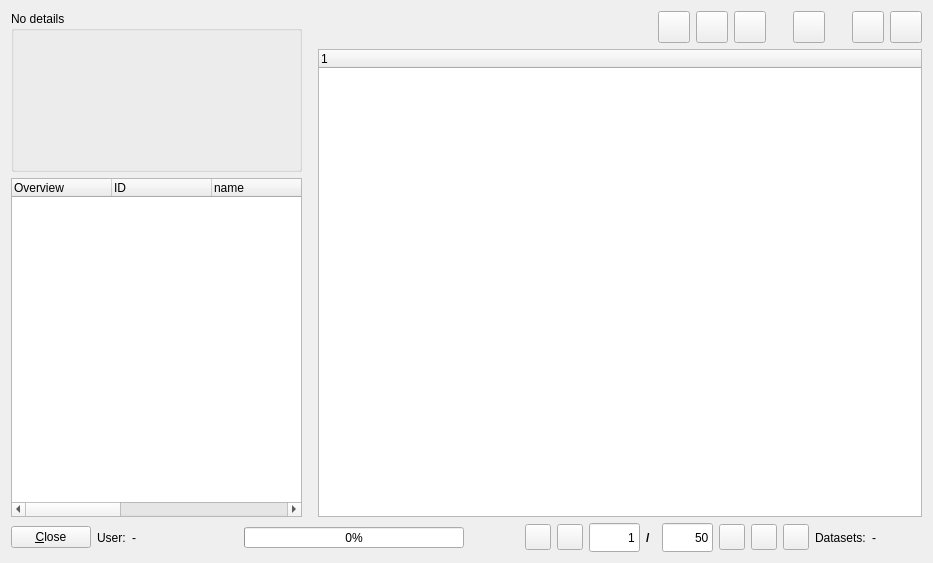
<?xml version="1.0" encoding="UTF-8"?>
<ui version="4.0">
 <class>accountsfrm</class>
 <widget class="QWidget" name="accountsfrm">
  <property name="geometry">
   <rect>
    <x>0</x>
    <y>0</y>
    <width>933</width>
    <height>563</height>
   </rect>
  </property>
  <property name="windowTitle">
   <string>Browse accounts...</string>
  </property>
  <property name="windowIcon">
   <iconset resource="../resources/images/first4.qrc">
    <normaloff>:/kcalc.png</normaloff>:/kcalc.png</iconset>
  </property>
  <layout class="QGridLayout" name="gridLayout">
   <item row="0" column="0" rowspan="2">
    <layout class="QVBoxLayout">
     <item>
      <layout class="QHBoxLayout"/>
     </item>
     <item>
      <widget class="QStackedWidget" name="mainstack">
       <property name="sizePolicy">
        <sizepolicy hsizetype="Fixed" vsizetype="Fixed">
         <horstretch>0</horstretch>
         <verstretch>0</verstretch>
        </sizepolicy>
       </property>
       <property name="minimumSize">
        <size>
         <width>301</width>
         <height>161</height>
        </size>
       </property>
       <property name="maximumSize">
        <size>
         <width>301</width>
         <height>161</height>
        </size>
       </property>
       <property name="currentIndex">
        <number>0</number>
       </property>
       <widget class="QWidget" name="page">
        <widget class="QGroupBox" name="groupBox">
         <property name="geometry">
          <rect>
           <x>0</x>
           <y>0</y>
           <width>291</width>
           <height>161</height>
          </rect>
         </property>
         <property name="title">
          <string>No details</string>
         </property>
        </widget>
       </widget>
       <widget class="QWidget" name="page_2">
        <widget class="QGroupBox" name="groupBox_2">
         <property name="geometry">
          <rect>
           <x>0</x>
           <y>0</y>
           <width>291</width>
           <height>161</height>
          </rect>
         </property>
         <property name="title">
          <string>Overview</string>
         </property>
         <widget class="Line" name="line1">
          <property name="geometry">
           <rect>
            <x>10</x>
            <y>60</y>
            <width>271</width>
            <height>16</height>
           </rect>
          </property>
          <property name="frameShape">
           <enum>QFrame::HLine</enum>
          </property>
          <property name="frameShadow">
           <enum>QFrame::Sunken</enum>
          </property>
         </widget>
         <widget class="QLabel" name="lblcurr1">
          <property name="geometry">
           <rect>
            <x>250</x>
            <y>20</y>
            <width>40</width>
            <height>18</height>
           </rect>
          </property>
          <property name="font">
           <font>
            <pointsize>9</pointsize>
            <weight>75</weight>
            <bold>true</bold>
           </font>
          </property>
          <property name="text">
           <string>-</string>
          </property>
          <property name="wordWrap">
           <bool>false</bool>
          </property>
         </widget>
         <widget class="QLabel" name="tot">
          <property name="geometry">
           <rect>
            <x>120</x>
            <y>80</y>
            <width>111</width>
            <height>18</height>
           </rect>
          </property>
          <property name="font">
           <font>
            <pointsize>9</pointsize>
            <weight>75</weight>
            <bold>true</bold>
           </font>
          </property>
          <property name="text">
           <string>-</string>
          </property>
          <property name="alignment">
           <set>Qt::AlignRight|Qt::AlignTrailing|Qt::AlignVCenter</set>
          </property>
          <property name="wordWrap">
           <bool>false</bool>
          </property>
         </widget>
         <widget class="QLabel" name="lbl_6">
          <property name="geometry">
           <rect>
            <x>10</x>
            <y>80</y>
            <width>75</width>
            <height>18</height>
           </rect>
          </property>
          <property name="text">
           <string>Saldo:</string>
          </property>
          <property name="wordWrap">
           <bool>false</bool>
          </property>
         </widget>
         <widget class="QLabel" name="totout">
          <property name="geometry">
           <rect>
            <x>120</x>
            <y>40</y>
            <width>111</width>
            <height>18</height>
           </rect>
          </property>
          <property name="font">
           <font>
            <pointsize>9</pointsize>
            <weight>75</weight>
            <bold>true</bold>
           </font>
          </property>
          <property name="text">
           <string>-</string>
          </property>
          <property name="alignment">
           <set>Qt::AlignRight|Qt::AlignTrailing|Qt::AlignVCenter</set>
          </property>
          <property name="wordWrap">
           <bool>false</bool>
          </property>
         </widget>
         <widget class="QLabel" name="lblcurr2">
          <property name="geometry">
           <rect>
            <x>250</x>
            <y>40</y>
            <width>40</width>
            <height>18</height>
           </rect>
          </property>
          <property name="font">
           <font>
            <pointsize>9</pointsize>
            <weight>75</weight>
            <bold>true</bold>
           </font>
          </property>
          <property name="text">
           <string>-</string>
          </property>
          <property name="wordWrap">
           <bool>false</bool>
          </property>
         </widget>
         <widget class="QLabel" name="lblcurr3">
          <property name="geometry">
           <rect>
            <x>250</x>
            <y>80</y>
            <width>40</width>
            <height>18</height>
           </rect>
          </property>
          <property name="font">
           <font>
            <pointsize>9</pointsize>
            <weight>75</weight>
            <bold>true</bold>
           </font>
          </property>
          <property name="text">
           <string>-</string>
          </property>
          <property name="wordWrap">
           <bool>false</bool>
          </property>
         </widget>
         <widget class="QLabel" name="lbl_6_2">
          <property name="geometry">
           <rect>
            <x>10</x>
            <y>20</y>
            <width>120</width>
            <height>18</height>
           </rect>
          </property>
          <property name="text">
           <string>Incomes:</string>
          </property>
          <property name="wordWrap">
           <bool>false</bool>
          </property>
         </widget>
         <widget class="QLabel" name="totin">
          <property name="geometry">
           <rect>
            <x>120</x>
            <y>20</y>
            <width>111</width>
            <height>18</height>
           </rect>
          </property>
          <property name="font">
           <font>
            <pointsize>9</pointsize>
            <weight>75</weight>
            <bold>true</bold>
           </font>
          </property>
          <property name="text">
           <string>-</string>
          </property>
          <property name="alignment">
           <set>Qt::AlignRight|Qt::AlignTrailing|Qt::AlignVCenter</set>
          </property>
          <property name="wordWrap">
           <bool>false</bool>
          </property>
         </widget>
         <widget class="QLabel" name="lbl_6_3">
          <property name="geometry">
           <rect>
            <x>10</x>
            <y>40</y>
            <width>120</width>
            <height>18</height>
           </rect>
          </property>
          <property name="text">
           <string>Expenditures:</string>
          </property>
          <property name="wordWrap">
           <bool>false</bool>
          </property>
         </widget>
        </widget>
       </widget>
       <widget class="QWidget" name="Seite">
        <widget class="QGroupBox" name="groupBox_3">
         <property name="geometry">
          <rect>
           <x>0</x>
           <y>0</y>
           <width>291</width>
           <height>161</height>
          </rect>
         </property>
         <property name="title">
          <string>Account overview</string>
         </property>
         <widget class="QLabel" name="lblaccountnr">
          <property name="geometry">
           <rect>
            <x>92</x>
            <y>44</y>
            <width>190</width>
            <height>18</height>
           </rect>
          </property>
          <property name="minimumSize">
           <size>
            <width>190</width>
            <height>16</height>
           </size>
          </property>
          <property name="font">
           <font>
            <pointsize>9</pointsize>
            <weight>75</weight>
            <bold>true</bold>
           </font>
          </property>
          <property name="text">
           <string>-</string>
          </property>
          <property name="wordWrap">
           <bool>false</bool>
          </property>
         </widget>
         <widget class="QLabel" name="lblname">
          <property name="geometry">
           <rect>
            <x>92</x>
            <y>20</y>
            <width>190</width>
            <height>18</height>
           </rect>
          </property>
          <property name="minimumSize">
           <size>
            <width>190</width>
            <height>16</height>
           </size>
          </property>
          <property name="font">
           <font>
            <pointsize>9</pointsize>
            <weight>75</weight>
            <bold>true</bold>
           </font>
          </property>
          <property name="text">
           <string>-</string>
          </property>
          <property name="wordWrap">
           <bool>false</bool>
          </property>
         </widget>
         <widget class="QLabel" name="lblbank">
          <property name="geometry">
           <rect>
            <x>92</x>
            <y>68</y>
            <width>190</width>
            <height>18</height>
           </rect>
          </property>
          <property name="minimumSize">
           <size>
            <width>190</width>
            <height>16</height>
           </size>
          </property>
          <property name="font">
           <font>
            <pointsize>9</pointsize>
            <weight>75</weight>
            <bold>true</bold>
           </font>
          </property>
          <property name="text">
           <string>-</string>
          </property>
          <property name="wordWrap">
           <bool>false</bool>
          </property>
         </widget>
         <widget class="QLabel" name="lblclearing">
          <property name="geometry">
           <rect>
            <x>92</x>
            <y>92</y>
            <width>190</width>
            <height>18</height>
           </rect>
          </property>
          <property name="minimumSize">
           <size>
            <width>190</width>
            <height>16</height>
           </size>
          </property>
          <property name="font">
           <font>
            <pointsize>9</pointsize>
            <weight>75</weight>
            <bold>true</bold>
           </font>
          </property>
          <property name="text">
           <string>-</string>
          </property>
          <property name="wordWrap">
           <bool>false</bool>
          </property>
         </widget>
         <widget class="QLabel" name="lblcurrency">
          <property name="geometry">
           <rect>
            <x>92</x>
            <y>120</y>
            <width>190</width>
            <height>18</height>
           </rect>
          </property>
          <property name="minimumSize">
           <size>
            <width>190</width>
            <height>16</height>
           </size>
          </property>
          <property name="font">
           <font>
            <pointsize>9</pointsize>
            <weight>75</weight>
            <bold>true</bold>
           </font>
          </property>
          <property name="text">
           <string>-</string>
          </property>
          <property name="wordWrap">
           <bool>false</bool>
          </property>
         </widget>
         <widget class="QLabel" name="lbl_2">
          <property name="geometry">
           <rect>
            <x>10</x>
            <y>44</y>
            <width>76</width>
            <height>18</height>
           </rect>
          </property>
          <property name="sizePolicy">
           <sizepolicy hsizetype="Fixed" vsizetype="Fixed">
            <horstretch>0</horstretch>
            <verstretch>0</verstretch>
           </sizepolicy>
          </property>
          <property name="text">
           <string>Account-Nr.:</string>
          </property>
          <property name="wordWrap">
           <bool>false</bool>
          </property>
         </widget>
         <widget class="QLabel" name="lbl_5">
          <property name="geometry">
           <rect>
            <x>10</x>
            <y>120</y>
            <width>60</width>
            <height>18</height>
           </rect>
          </property>
          <property name="sizePolicy">
           <sizepolicy hsizetype="Fixed" vsizetype="Fixed">
            <horstretch>0</horstretch>
            <verstretch>0</verstretch>
           </sizepolicy>
          </property>
          <property name="minimumSize">
           <size>
            <width>60</width>
            <height>16</height>
           </size>
          </property>
          <property name="text">
           <string>Currency</string>
          </property>
          <property name="wordWrap">
           <bool>false</bool>
          </property>
         </widget>
         <widget class="QLabel" name="lbl_4">
          <property name="geometry">
           <rect>
            <x>10</x>
            <y>92</y>
            <width>71</width>
            <height>18</height>
           </rect>
          </property>
          <property name="sizePolicy">
           <sizepolicy hsizetype="Fixed" vsizetype="Fixed">
            <horstretch>0</horstretch>
            <verstretch>0</verstretch>
           </sizepolicy>
          </property>
          <property name="text">
           <string>Clearing:</string>
          </property>
          <property name="wordWrap">
           <bool>false</bool>
          </property>
         </widget>
         <widget class="QLabel" name="lbl">
          <property name="geometry">
           <rect>
            <x>10</x>
            <y>20</y>
            <width>40</width>
            <height>18</height>
           </rect>
          </property>
          <property name="sizePolicy">
           <sizepolicy hsizetype="Fixed" vsizetype="Fixed">
            <horstretch>0</horstretch>
            <verstretch>0</verstretch>
           </sizepolicy>
          </property>
          <property name="text">
           <string>Name:</string>
          </property>
          <property name="wordWrap">
           <bool>false</bool>
          </property>
         </widget>
         <widget class="QLabel" name="lbl_3">
          <property name="geometry">
           <rect>
            <x>10</x>
            <y>68</y>
            <width>35</width>
            <height>18</height>
           </rect>
          </property>
          <property name="sizePolicy">
           <sizepolicy hsizetype="Fixed" vsizetype="Fixed">
            <horstretch>0</horstretch>
            <verstretch>0</verstretch>
           </sizepolicy>
          </property>
          <property name="text">
           <string>Bank:</string>
          </property>
          <property name="wordWrap">
           <bool>false</bool>
          </property>
         </widget>
        </widget>
       </widget>
      </widget>
     </item>
     <item>
      <widget class="QTreeWidget" name="treeindex">
       <property name="maximumSize">
        <size>
         <width>291</width>
         <height>16777215</height>
        </size>
       </property>
       <column>
        <property name="text">
         <string>Overview</string>
        </property>
       </column>
       <column>
        <property name="text">
         <string>ID</string>
        </property>
       </column>
       <column>
        <property name="text">
         <string>name</string>
        </property>
       </column>
       <column>
        <property name="text">
         <string>AccountNr</string>
        </property>
       </column>
       <column>
        <property name="text">
         <string>Bank</string>
        </property>
       </column>
       <column>
        <property name="text">
         <string>Clearing</string>
        </property>
       </column>
       <column>
        <property name="text">
         <string>Currency</string>
        </property>
       </column>
       <column>
        <property name="text">
         <string>Permissions</string>
        </property>
       </column>
      </widget>
     </item>
    </layout>
   </item>
   <item row="0" column="1">
    <layout class="QHBoxLayout">
     <item>
      <spacer>
       <property name="orientation">
        <enum>Qt::Horizontal</enum>
       </property>
       <property name="sizeHint" stdset="0">
        <size>
         <width>188</width>
         <height>17</height>
        </size>
       </property>
      </spacer>
     </item>
     <item>
      <layout class="QGridLayout">
       <item row="0" column="0">
        <widget class="QPushButton" name="btnnew">
         <property name="sizePolicy">
          <sizepolicy hsizetype="Fixed" vsizetype="Fixed">
           <horstretch>0</horstretch>
           <verstretch>0</verstretch>
          </sizepolicy>
         </property>
         <property name="minimumSize">
          <size>
           <width>32</width>
           <height>32</height>
          </size>
         </property>
         <property name="maximumSize">
          <size>
           <width>32</width>
           <height>32</height>
          </size>
         </property>
         <property name="text">
          <string/>
         </property>
         <property name="icon">
          <iconset resource="../resources/images/first4.qrc">
           <normaloff>:/filenew.png</normaloff>:/filenew.png</iconset>
         </property>
        </widget>
       </item>
       <item row="0" column="1">
        <widget class="QPushButton" name="btnedit">
         <property name="sizePolicy">
          <sizepolicy hsizetype="Fixed" vsizetype="Fixed">
           <horstretch>0</horstretch>
           <verstretch>0</verstretch>
          </sizepolicy>
         </property>
         <property name="minimumSize">
          <size>
           <width>32</width>
           <height>32</height>
          </size>
         </property>
         <property name="maximumSize">
          <size>
           <width>32</width>
           <height>32</height>
          </size>
         </property>
         <property name="text">
          <string/>
         </property>
         <property name="icon">
          <iconset resource="../resources/images/first4.qrc">
           <normaloff>:/kfind.png</normaloff>:/kfind.png</iconset>
         </property>
        </widget>
       </item>
       <item row="0" column="2">
        <widget class="QPushButton" name="btndelete">
         <property name="sizePolicy">
          <sizepolicy hsizetype="Fixed" vsizetype="Fixed">
           <horstretch>0</horstretch>
           <verstretch>0</verstretch>
          </sizepolicy>
         </property>
         <property name="minimumSize">
          <size>
           <width>32</width>
           <height>32</height>
          </size>
         </property>
         <property name="maximumSize">
          <size>
           <width>32</width>
           <height>32</height>
          </size>
         </property>
         <property name="text">
          <string/>
         </property>
         <property name="icon">
          <iconset resource="../resources/images/first4.qrc">
           <normaloff>:/trashcan_empty.png</normaloff>:/trashcan_empty.png</iconset>
         </property>
        </widget>
       </item>
       <item row="0" column="3">
        <spacer>
         <property name="orientation">
          <enum>Qt::Horizontal</enum>
         </property>
         <property name="sizeType">
          <enum>QSizePolicy::Fixed</enum>
         </property>
         <property name="sizeHint" stdset="0">
          <size>
           <width>21</width>
           <height>20</height>
          </size>
         </property>
        </spacer>
       </item>
       <item row="0" column="4">
        <widget class="QPushButton" name="btnprint">
         <property name="sizePolicy">
          <sizepolicy hsizetype="Fixed" vsizetype="Fixed">
           <horstretch>0</horstretch>
           <verstretch>0</verstretch>
          </sizepolicy>
         </property>
         <property name="minimumSize">
          <size>
           <width>32</width>
           <height>32</height>
          </size>
         </property>
         <property name="maximumSize">
          <size>
           <width>32</width>
           <height>32</height>
          </size>
         </property>
         <property name="text">
          <string/>
         </property>
         <property name="icon">
          <iconset resource="../resources/images/first4.qrc">
           <normaloff>:/fileprint.png</normaloff>:/fileprint.png</iconset>
         </property>
        </widget>
       </item>
       <item row="0" column="5">
        <spacer>
         <property name="orientation">
          <enum>Qt::Horizontal</enum>
         </property>
         <property name="sizeType">
          <enum>QSizePolicy::Fixed</enum>
         </property>
         <property name="sizeHint" stdset="0">
          <size>
           <width>21</width>
           <height>20</height>
          </size>
         </property>
        </spacer>
       </item>
       <item row="0" column="6">
        <widget class="QPushButton" name="btntransfer">
         <property name="sizePolicy">
          <sizepolicy hsizetype="Fixed" vsizetype="Fixed">
           <horstretch>0</horstretch>
           <verstretch>0</verstretch>
          </sizepolicy>
         </property>
         <property name="minimumSize">
          <size>
           <width>32</width>
           <height>32</height>
          </size>
         </property>
         <property name="maximumSize">
          <size>
           <width>32</width>
           <height>32</height>
          </size>
         </property>
         <property name="text">
          <string/>
         </property>
         <property name="icon">
          <iconset resource="../resources/images/first4.qrc">
           <normaloff>:/impexp.png</normaloff>:/impexp.png</iconset>
         </property>
        </widget>
       </item>
       <item row="0" column="7">
        <widget class="QPushButton" name="btncomplete">
         <property name="sizePolicy">
          <sizepolicy hsizetype="Fixed" vsizetype="Fixed">
           <horstretch>0</horstretch>
           <verstretch>0</verstretch>
          </sizepolicy>
         </property>
         <property name="minimumSize">
          <size>
           <width>32</width>
           <height>32</height>
          </size>
         </property>
         <property name="maximumSize">
          <size>
           <width>32</width>
           <height>32</height>
          </size>
         </property>
         <property name="text">
          <string/>
         </property>
         <property name="icon">
          <iconset resource="../resources/images/first4.qrc">
           <normaloff>:/button_ok.png</normaloff>:/button_ok.png</iconset>
         </property>
        </widget>
       </item>
      </layout>
     </item>
    </layout>
   </item>
   <item row="1" column="1">
    <widget class="QTreeWidget" name="treemain">
     <property name="contextMenuPolicy">
      <enum>Qt::CustomContextMenu</enum>
     </property>
     <property name="selectionMode">
      <enum>QAbstractItemView::ExtendedSelection</enum>
     </property>
     <column>
      <property name="text">
       <string>1</string>
      </property>
     </column>
    </widget>
   </item>
   <item row="2" column="0" colspan="2">
    <layout class="QHBoxLayout" name="horizontalLayout_2">
     <item>
      <layout class="QHBoxLayout">
       <item>
        <widget class="QPushButton" name="btnclose">
         <property name="text">
          <string>&amp;Close</string>
         </property>
         <property name="icon">
          <iconset resource="../resources/images/first4.qrc">
           <normaloff>:/fileclose.png</normaloff>:/fileclose.png</iconset>
         </property>
        </widget>
       </item>
       <item>
        <widget class="QLabel" name="label">
         <property name="text">
          <string>User:</string>
         </property>
        </widget>
       </item>
       <item>
        <widget class="QLabel" name="lbluser">
         <property name="text">
          <string>-</string>
         </property>
        </widget>
       </item>
       <item>
        <spacer>
         <property name="orientation">
          <enum>Qt::Horizontal</enum>
         </property>
         <property name="sizeHint" stdset="0">
          <size>
           <width>40</width>
           <height>20</height>
          </size>
         </property>
        </spacer>
       </item>
       <item>
        <widget class="QProgressBar" name="progbar">
         <property name="sizePolicy">
          <sizepolicy hsizetype="Fixed" vsizetype="Fixed">
           <horstretch>0</horstretch>
           <verstretch>0</verstretch>
          </sizepolicy>
         </property>
         <property name="minimumSize">
          <size>
           <width>220</width>
           <height>0</height>
          </size>
         </property>
         <property name="maximumSize">
          <size>
           <width>16777215</width>
           <height>21</height>
          </size>
         </property>
         <property name="value">
          <number>0</number>
         </property>
        </widget>
       </item>
      </layout>
     </item>
     <item>
      <layout class="QHBoxLayout" name="horizontalLayout">
       <item>
        <spacer>
         <property name="orientation">
          <enum>Qt::Horizontal</enum>
         </property>
         <property name="sizeHint" stdset="0">
          <size>
           <width>40</width>
           <height>20</height>
          </size>
         </property>
        </spacer>
       </item>
       <item>
        <widget class="QPushButton" name="btnfirst">
         <property name="sizePolicy">
          <sizepolicy hsizetype="Fixed" vsizetype="Fixed">
           <horstretch>0</horstretch>
           <verstretch>0</verstretch>
          </sizepolicy>
         </property>
         <property name="minimumSize">
          <size>
           <width>26</width>
           <height>26</height>
          </size>
         </property>
         <property name="maximumSize">
          <size>
           <width>26</width>
           <height>26</height>
          </size>
         </property>
         <property name="text">
          <string/>
         </property>
         <property name="icon">
          <iconset resource="../resources/images/first4.qrc">
           <normaloff>:/go-first.png</normaloff>:/go-first.png</iconset>
         </property>
         <property name="iconSize">
          <size>
           <width>12</width>
           <height>12</height>
          </size>
         </property>
        </widget>
       </item>
       <item>
        <widget class="QPushButton" name="btnprevious">
         <property name="sizePolicy">
          <sizepolicy hsizetype="Fixed" vsizetype="Fixed">
           <horstretch>0</horstretch>
           <verstretch>0</verstretch>
          </sizepolicy>
         </property>
         <property name="minimumSize">
          <size>
           <width>26</width>
           <height>26</height>
          </size>
         </property>
         <property name="maximumSize">
          <size>
           <width>26</width>
           <height>26</height>
          </size>
         </property>
         <property name="text">
          <string/>
         </property>
         <property name="icon">
          <iconset resource="../resources/images/first4.qrc">
           <normaloff>:/go-previous.png</normaloff>:/go-previous.png</iconset>
         </property>
         <property name="iconSize">
          <size>
           <width>12</width>
           <height>12</height>
          </size>
         </property>
        </widget>
       </item>
       <item>
        <widget class="QLineEdit" name="txtsqlfrom">
         <property name="sizePolicy">
          <sizepolicy hsizetype="Fixed" vsizetype="Fixed">
           <horstretch>51</horstretch>
           <verstretch>29</verstretch>
          </sizepolicy>
         </property>
         <property name="minimumSize">
          <size>
           <width>51</width>
           <height>29</height>
          </size>
         </property>
         <property name="maximumSize">
          <size>
           <width>51</width>
           <height>29</height>
          </size>
         </property>
         <property name="text">
          <string>1</string>
         </property>
         <property name="alignment">
          <set>Qt::AlignRight|Qt::AlignTrailing|Qt::AlignVCenter</set>
         </property>
        </widget>
       </item>
       <item>
        <widget class="QLabel" name="label_2">
         <property name="minimumSize">
          <size>
           <width>10</width>
           <height>0</height>
          </size>
         </property>
         <property name="maximumSize">
          <size>
           <width>10</width>
           <height>16777215</height>
          </size>
         </property>
         <property name="font">
          <font>
           <weight>75</weight>
           <bold>true</bold>
          </font>
         </property>
         <property name="text">
          <string>/</string>
         </property>
        </widget>
       </item>
       <item>
        <widget class="QLineEdit" name="txtsqlto">
         <property name="sizePolicy">
          <sizepolicy hsizetype="Fixed" vsizetype="Fixed">
           <horstretch>51</horstretch>
           <verstretch>29</verstretch>
          </sizepolicy>
         </property>
         <property name="minimumSize">
          <size>
           <width>51</width>
           <height>29</height>
          </size>
         </property>
         <property name="maximumSize">
          <size>
           <width>51</width>
           <height>29</height>
          </size>
         </property>
         <property name="text">
          <string>50</string>
         </property>
         <property name="alignment">
          <set>Qt::AlignRight|Qt::AlignTrailing|Qt::AlignVCenter</set>
         </property>
        </widget>
       </item>
       <item>
        <widget class="QPushButton" name="btnnext">
         <property name="sizePolicy">
          <sizepolicy hsizetype="Fixed" vsizetype="Fixed">
           <horstretch>0</horstretch>
           <verstretch>0</verstretch>
          </sizepolicy>
         </property>
         <property name="minimumSize">
          <size>
           <width>26</width>
           <height>26</height>
          </size>
         </property>
         <property name="maximumSize">
          <size>
           <width>26</width>
           <height>26</height>
          </size>
         </property>
         <property name="text">
          <string/>
         </property>
         <property name="icon">
          <iconset resource="../resources/images/first4.qrc">
           <normaloff>:/go-next.png</normaloff>:/go-next.png</iconset>
         </property>
         <property name="iconSize">
          <size>
           <width>12</width>
           <height>12</height>
          </size>
         </property>
        </widget>
       </item>
       <item>
        <widget class="QPushButton" name="btnlast">
         <property name="sizePolicy">
          <sizepolicy hsizetype="Fixed" vsizetype="Fixed">
           <horstretch>0</horstretch>
           <verstretch>0</verstretch>
          </sizepolicy>
         </property>
         <property name="minimumSize">
          <size>
           <width>26</width>
           <height>26</height>
          </size>
         </property>
         <property name="maximumSize">
          <size>
           <width>26</width>
           <height>26</height>
          </size>
         </property>
         <property name="text">
          <string/>
         </property>
         <property name="icon">
          <iconset resource="../resources/images/first4.qrc">
           <normaloff>:/go-last.png</normaloff>:/go-last.png</iconset>
         </property>
         <property name="iconSize">
          <size>
           <width>12</width>
           <height>12</height>
          </size>
         </property>
        </widget>
       </item>
       <item>
        <widget class="QPushButton" name="btnrefresh">
         <property name="sizePolicy">
          <sizepolicy hsizetype="Fixed" vsizetype="Fixed">
           <horstretch>0</horstretch>
           <verstretch>0</verstretch>
          </sizepolicy>
         </property>
         <property name="minimumSize">
          <size>
           <width>26</width>
           <height>26</height>
          </size>
         </property>
         <property name="maximumSize">
          <size>
           <width>26</width>
           <height>26</height>
          </size>
         </property>
         <property name="text">
          <string/>
         </property>
         <property name="icon">
          <iconset resource="../resources/images/first4.qrc">
           <normaloff>:/impexp.png</normaloff>:/impexp.png</iconset>
         </property>
         <property name="iconSize">
          <size>
           <width>12</width>
           <height>12</height>
          </size>
         </property>
        </widget>
       </item>
       <item>
        <widget class="QLabel" name="label_3">
         <property name="text">
          <string>Datasets:</string>
         </property>
        </widget>
       </item>
       <item>
        <widget class="QLabel" name="lblsqltot">
         <property name="minimumSize">
          <size>
           <width>50</width>
           <height>0</height>
          </size>
         </property>
         <property name="maximumSize">
          <size>
           <width>50</width>
           <height>16777215</height>
          </size>
         </property>
         <property name="text">
          <string>-</string>
         </property>
        </widget>
       </item>
      </layout>
     </item>
    </layout>
   </item>
  </layout>
 </widget>
 <resources>
  <include location="../resources/images/first4.qrc"/>
 </resources>
 <connections/>
</ui>
